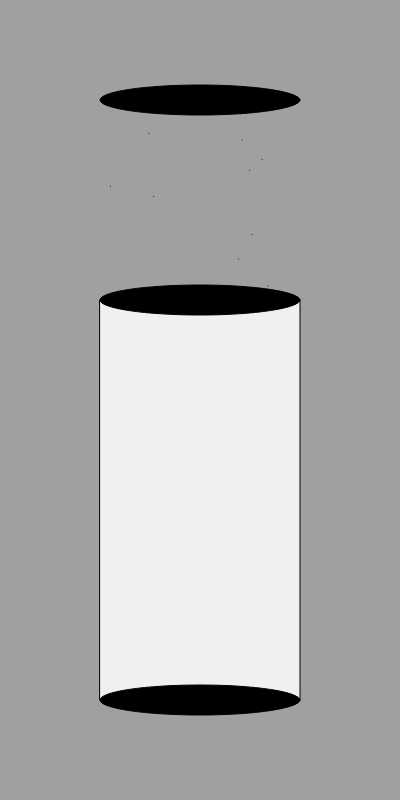
Frame 1 (no input)
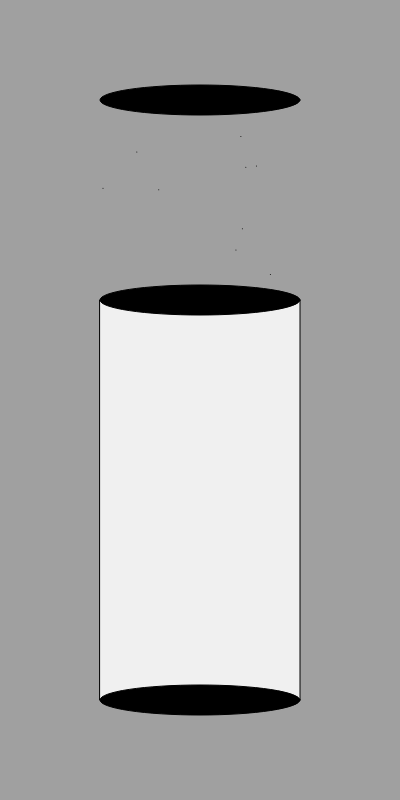
Frame 60 (no input)
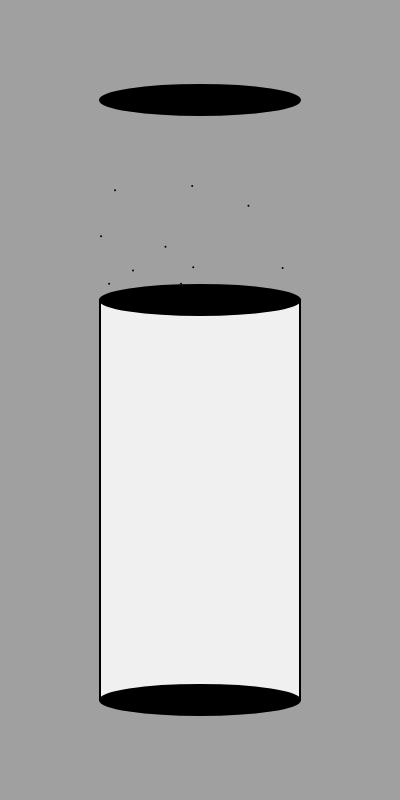
Frame 120 (the mouse pressed at the canvas centre since frame 60)

The p5.js sketch that drew these frames (run headless with seeded random() and noise() and a simulated clock; from frame 60 on, the mouse is pressed at the canvas centre):

// p5.js sketch
// ── sketch.js
let x = [];
let y = [];
let numPoints = 10;
let speed = 2;

const rectX = 100;
const rectY = 100;
const rectWidth = 200;
const rectHeight = 200;

function setup() {
  createCanvas(400, 800);

  // Inicializar las posiciones de los puntos dentro del rectángulo
  for (let i = 0; i < numPoints; i++) {
    x[i] = random(rectX, rectX + rectWidth);
    y[i] = random(rectY, rectY + rectHeight);
  }
}

function draw() {
  background(160);

  // Establecer el modo de color en escala de grises
  colorMode(GRAY);

  // Dibujar el rectángulo en escala de grises
  fill(240); // Establecer el nivel de gris (0-255)
  //rect(rectX, rectY, rectWidth, rectHeight);
  rect(100, 300, 200, 400);

  // Dibujar un círculo en escala de grises
  fill(0);
  ellipse(
    200,
    100,
    200,
    30
  ); /*Por defecto, los primeros dos parámetros definen la ubicación, y el tercero y cuarto definen el ancho y altura de la figura*/
  ellipse(200, 300, 200, 30);
  ellipse(200, 700, 200, 30);

  // Dibujar los puntos en las posiciones actuales
  beginShape(POINTS);
  for (let i = 0; i < numPoints; i++) {
    let newX = x[i] + random(-speed, speed);
    let newY = y[i] + random(-speed, speed);

    // Verificar si las nuevas posiciones están dentro del rectángulo
    if (
      newX >= rectX &&
      newX <= rectX + rectWidth &&
      newY >= rectY &&
      newY <= rectY + rectHeight
    ) {
      x[i] = newX;
      y[i] = newY;
    }

    // Dibujar los puntos en las posiciones actuales
    point(x[i], y[i]);
  }
  endShape();

  console.log("X: " + mouseX + " Y:" + mouseY);
}

function mousePressed() {
  if (mouseButton === RIGHT) {
    // Multiplicar los puntos por 5
    let newNumPoints = numPoints * 5;

    // Verificar si el nuevo número de puntos no supera el límite
    if (newNumPoints <= 100000) {
      numPoints = newNumPoints;

      // Reasignar las posiciones de los puntos dentro del rectángulo
      for (let i = 0; i < numPoints; i++) {
        x[i] = random(rectX, rectX + rectWidth);
        y[i] = random(rectY, rectY + rectHeight);
      }
    }
  } else if (mouseButton === LEFT) {
    // Reiniciar a 10 puntos
    numPoints = 10;
    strokeWeight(2);

    // Reasignar las posiciones de los puntos dentro del rectángulo
    for (let i = 0; i < numPoints; i++) {
      x[i] = random(rectX, rectX + rectWidth);
      y[i] = random(rectY, rectY + rectHeight);
    }
  } //PARA QUE AL APRETAR CLICK DERECHO NO SE ABRA EL MENU
  document.oncontextmenu = function () {
    return false;
  };
}
